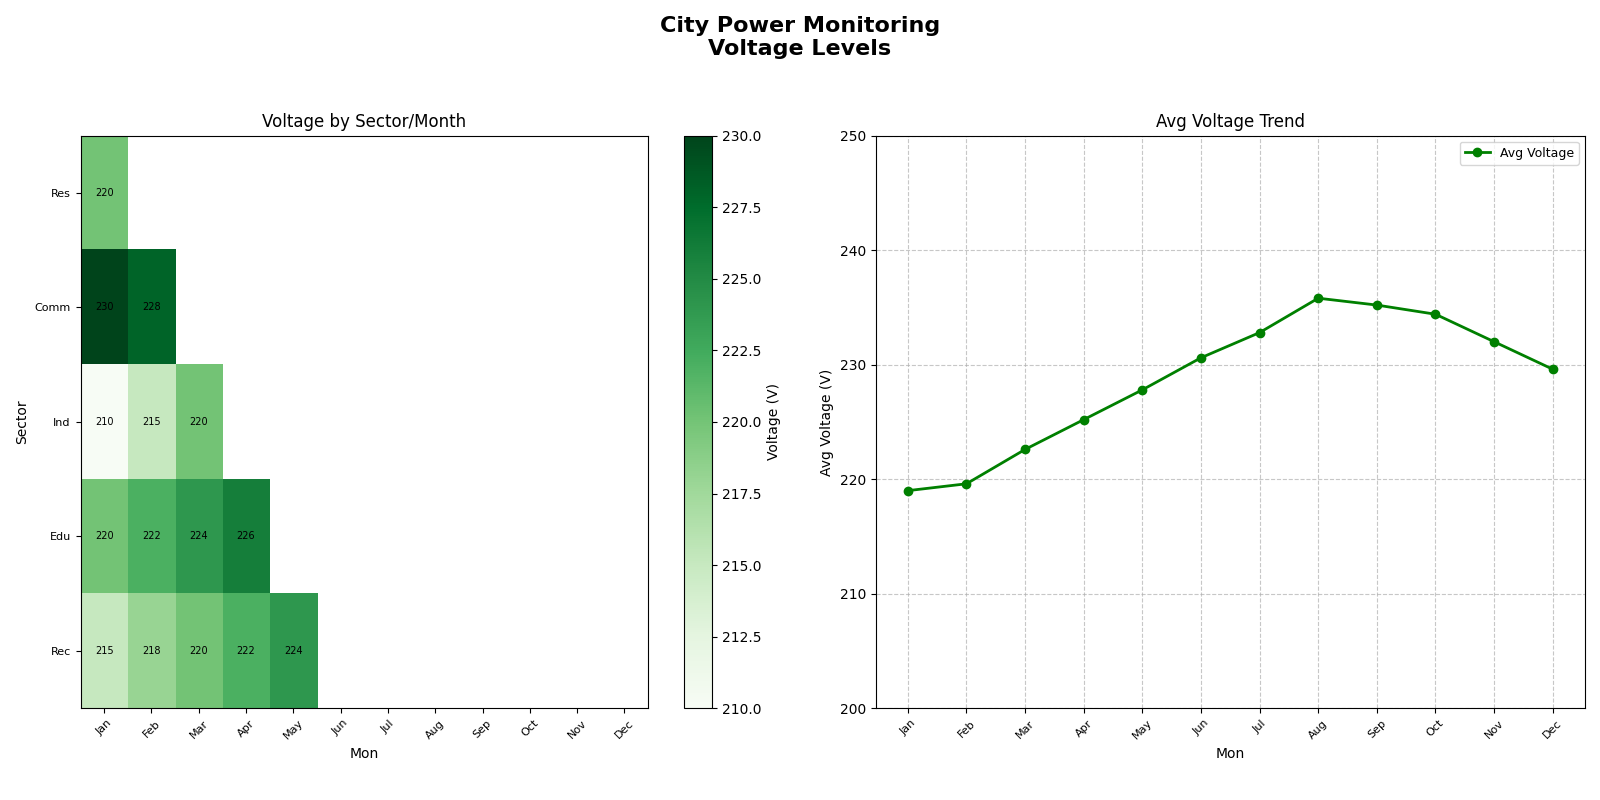

Here is the Python script that generated this plot:
import matplotlib.pyplot as plt
import numpy as np

sectors = ['Res', 'Comm', 'Ind', 'Edu', 'Rec']
months = ['Jan', 'Feb', 'Mar', 'Apr', 'May', 'Jun', 'Jul', 'Aug', 'Sep', 'Oct', 'Nov', 'Dec']

voltage_levels = np.array([
    [220, 215, 218, 220, 222, 224, 225, 230, 229, 228, 226, 225],
    [230, 228, 231, 233, 235, 238, 239, 240, 238, 237, 236, 234],
    [210, 215, 220, 225, 230, 235, 240, 245, 248, 250, 245, 240],
    [220, 222, 224, 226, 228, 230, 232, 234, 233, 231, 229, 227],
    [215, 218, 220, 222, 224, 226, 228, 230, 228, 226, 224, 222]
])

average_voltage = np.mean(voltage_levels, axis=0)

mask = np.tril(np.ones_like(voltage_levels, dtype=bool))

fig, axes = plt.subplots(nrows=1, ncols=2, figsize=(16, 8))
fig.suptitle('City Power Monitoring\nVoltage Levels', fontsize=16, fontweight='bold')

# Apply a consistent color scheme
consistent_color = 'Greens'
text_color = 'black'

heatmap = axes[0].imshow(np.ma.masked_array(voltage_levels, mask=~mask), cmap=consistent_color, aspect='auto', interpolation='nearest')
cbar = fig.colorbar(heatmap, ax=axes[0])
cbar.set_label('Voltage (V)', fontsize=10)

axes[0].set_title('Voltage by Sector/Month', fontsize=12)
axes[0].set_xlabel('Mon', fontsize=10)
axes[0].set_ylabel('Sector', fontsize=10)
axes[0].set_xticks(np.arange(len(months)))
axes[0].set_xticklabels(months, fontsize=8, rotation=45)
axes[0].set_yticks(np.arange(len(sectors)))
axes[0].set_yticklabels(sectors, fontsize=8)

for i in range(len(sectors)):
    for j in range(len(months)):
        if i >= j:
            axes[0].text(j, i, f"{voltage_levels[i, j]}", ha='center', va='center', color=text_color, fontsize=7)

# Use the same color for the line plot
axes[1].plot(months, average_voltage, marker='o', color='green', linewidth=2, label='Avg Voltage')
axes[1].set_title('Avg Voltage Trend', fontsize=12)
axes[1].set_xlabel('Mon', fontsize=10)
axes[1].set_ylabel('Avg Voltage (V)', fontsize=10)
axes[1].set_xticks(np.arange(len(months)))
axes[1].set_xticklabels(months, fontsize=8, rotation=45)
axes[1].grid(True, linestyle='--', alpha=0.7)
axes[1].legend(fontsize=9)
axes[1].set_ylim(200, 250)

plt.tight_layout(rect=[0, 0.03, 1, 0.95])
plt.show()
